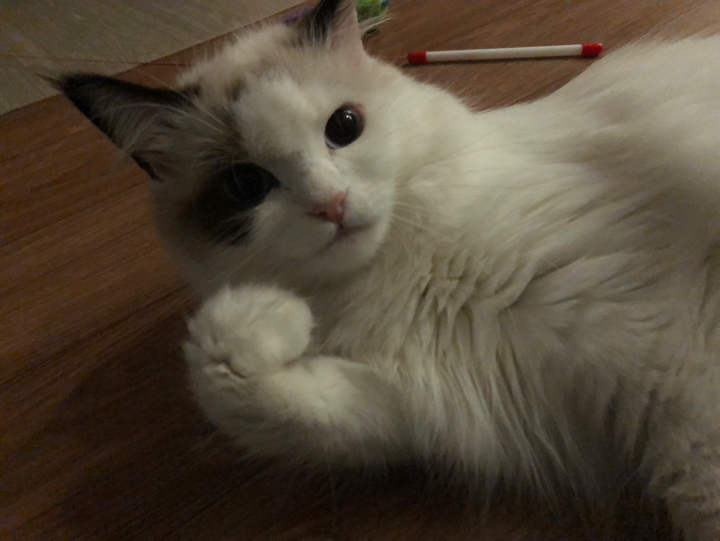
#> input picture 선형대수 4일차/실습/img/img3.jpg, 1440 x 1081 px (shown at 1/2 size)
$ python opencv11.py
#> lines starting #> are read from the running program, lines starting #| are printed output that depends on the picture
# 이미지 축소
import cv2
import numpy as np

img = cv2.imread('img/img3.jpg', cv2.IMREAD_COLOR)
#> img is the input picture: shape (1081, 1440, 3); mean B, G, R 57.9, 73.7, 84.8

# 이미지 사이즈 조정
img = cv2.resize(img, dsize=(400, 400), interpolation=cv2.INTER_AREA)
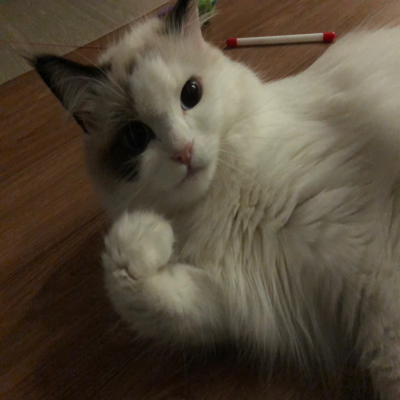
#> img: shape (400, 400, 3); mean B, G, R 57.9, 73.7, 84.8

height, width = img.shape[:2]
#> height = 400; width = 400

# 0.5배 축소하는 변환 행렬을 생성합니다.
sclae_factor = 0.5
scaleing_matrix = np.array([[sclae_factor, 0, 0], [0, sclae_factor, 0], [0, 0, 1]])

dst = np.zeros((height, width, img.shape[2]), dtype=np.uint8)

for y in range(height):
    for x in range(width):

        new_p = np.array([x, y, 1])
        inv_scaling_matrix = np.linalg.inv(scaleing_matrix)
        old_p = np.dot(inv_scaling_matrix, new_p)

        x_, y_ = old_p[:2]
        x_ = int(x_)
        y_ = int(y_)

        if x_ > 0 and x_ < width and y_ > 0 and y_ < height:
            dst.itemset((y, x, 0), img.item(y_, x_, 0))  # blue 채널
            dst.itemset((y, x, 1), img.item(y_, x_, 1))  # green 채널
            dst.itemset((y, x, 2), img.item(y_, x_, 2))  # red 채널
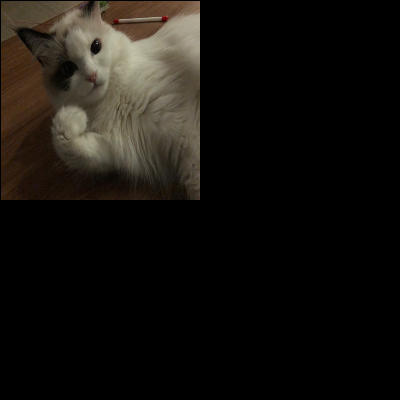
#> dst: shape (400, 400, 3); mean B, G, R 14.4, 18.3, 21

cv2.imshow("result", dst)
cv2.waitKey(0)

$ run again, with 선형대수 4일차/실습/img/img1.jpg copied over 선형대수 4일차/실습/img/img3.jpg
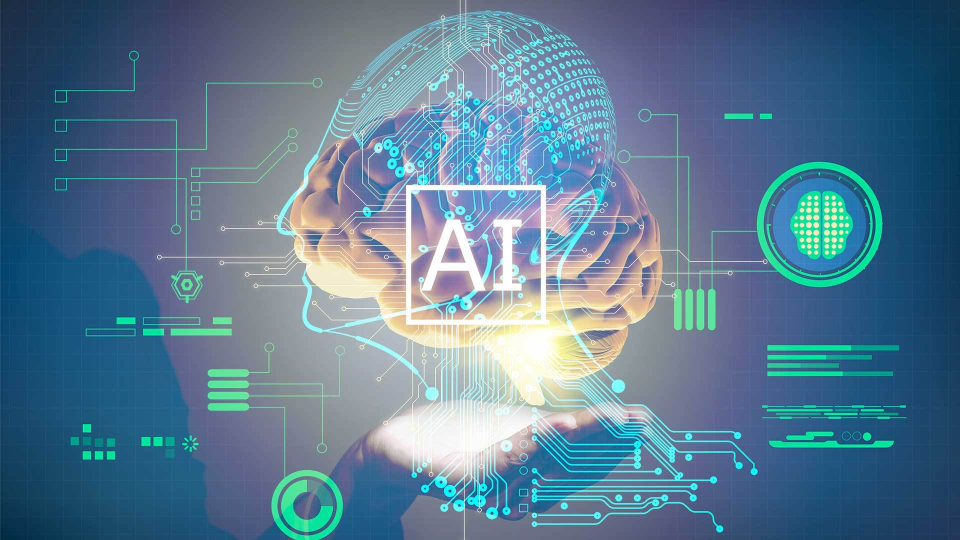
#> input picture 선형대수 4일차/실습/img/img1.jpg, 1920 x 1080 px (shown at 1/2 size)
#> img is the input picture: shape (1080, 1920, 3); mean B, G, R 145.7, 122.6, 90.4
#> `img = cv2.resize(img, dsize=(400, 400), interpolation=cv2.INTER_AREA)`:
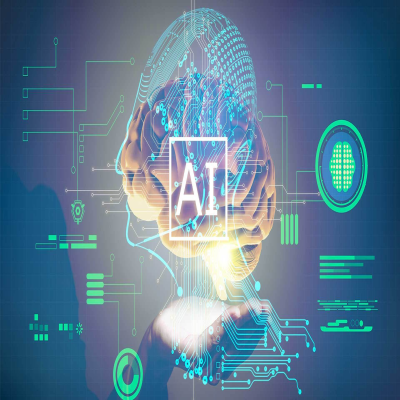
#> img: shape (400, 400, 3); mean B, G, R 145.7, 122.6, 90.4
#> after the loop `for y in range(height):`:
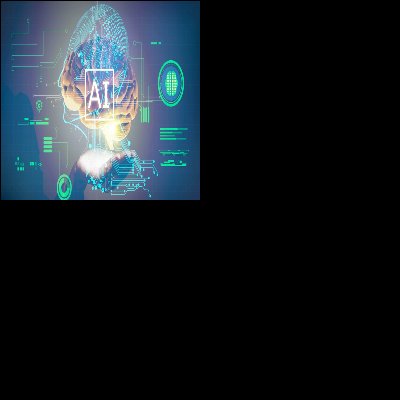
#> dst: shape (400, 400, 3); mean B, G, R 36.2, 30.4, 22.5

$ run again, with 선형대수 4일차/실습/img/img6.jpg copied over 선형대수 4일차/실습/img/img3.jpg
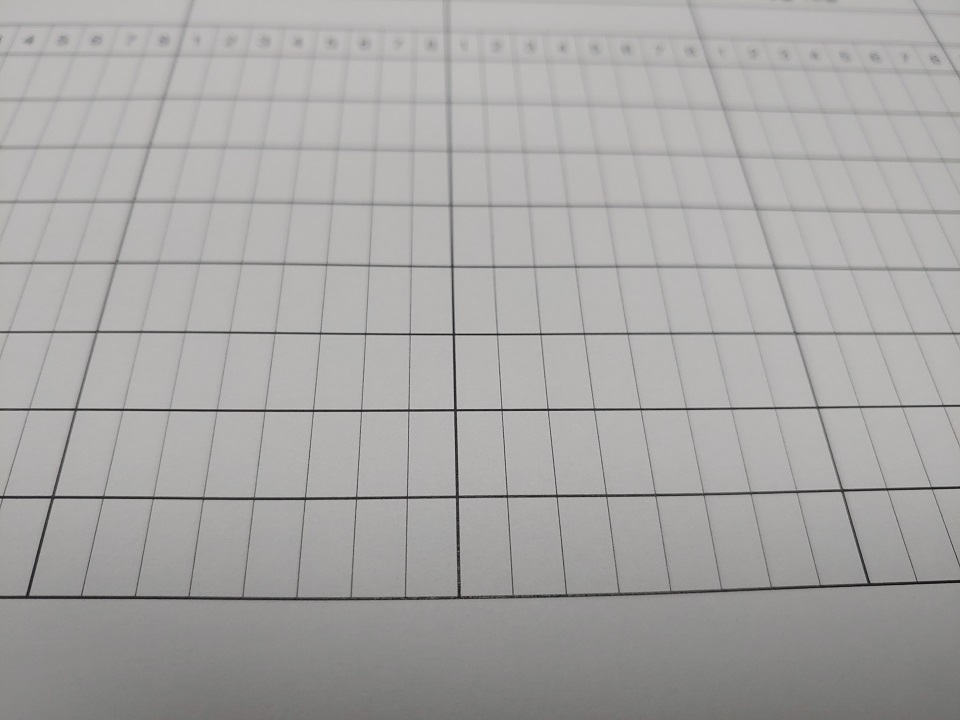
#> input picture 선형대수 4일차/실습/img/img6.jpg, 960 x 720 px
#> img is the input picture: shape (720, 960, 3); mean B, G, R 164.9, 166, 167.2
#> `img = cv2.resize(img, dsize=(400, 400), interpolation=cv2.INTER_AREA)`:
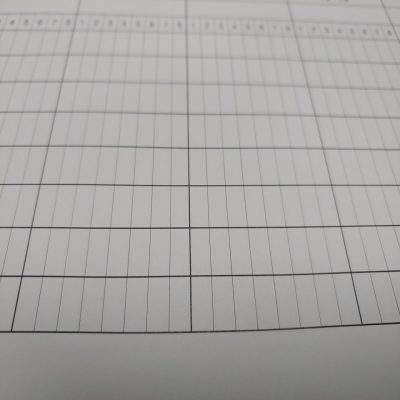
#> img: shape (400, 400, 3); mean B, G, R 164.9, 166, 167.2
#> after the loop `for y in range(height):`:
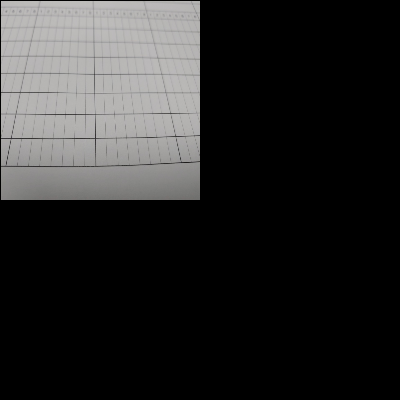
#> dst: shape (400, 400, 3); mean B, G, R 40.8, 41.1, 41.4

$ run again, with 선형대수 4일차/실습/img/img7.jpg copied over 선형대수 4일차/실습/img/img3.jpg
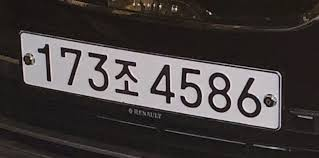
#> input picture 선형대수 4일차/실습/img/img7.jpg, 319 x 158 px
#> img is the input picture: shape (158, 319, 3); mean B, G, R 62.6, 63.1, 68.8
#> `img = cv2.resize(img, dsize=(400, 400), interpolation=cv2.INTER_AREA)`:
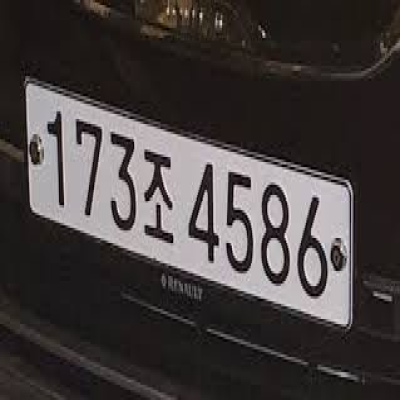
#> img: shape (400, 400, 3); mean B, G, R 62.6, 63.1, 68.8
#> after the loop `for y in range(height):`:
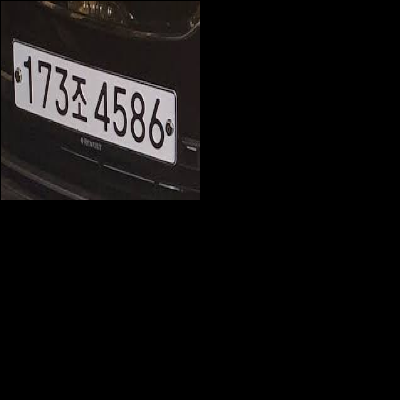
#> dst: shape (400, 400, 3); mean B, G, R 15.5, 15.7, 17.1
